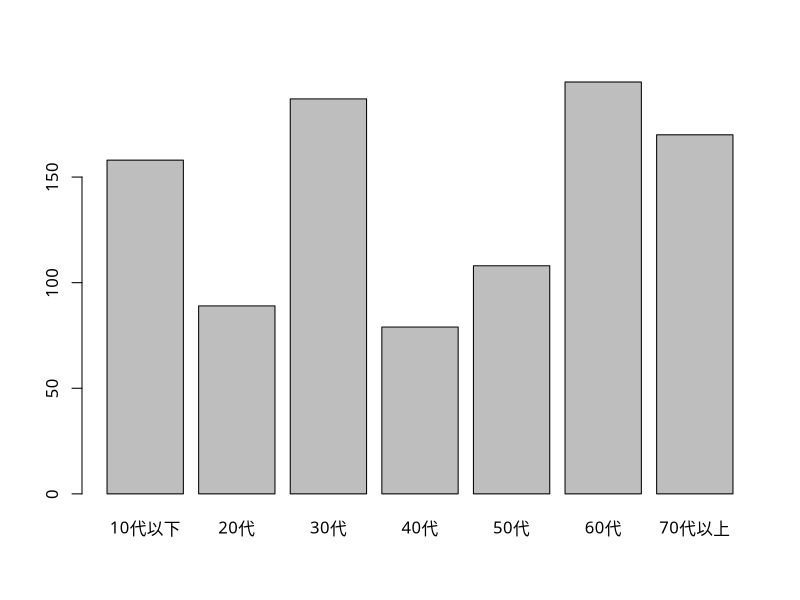
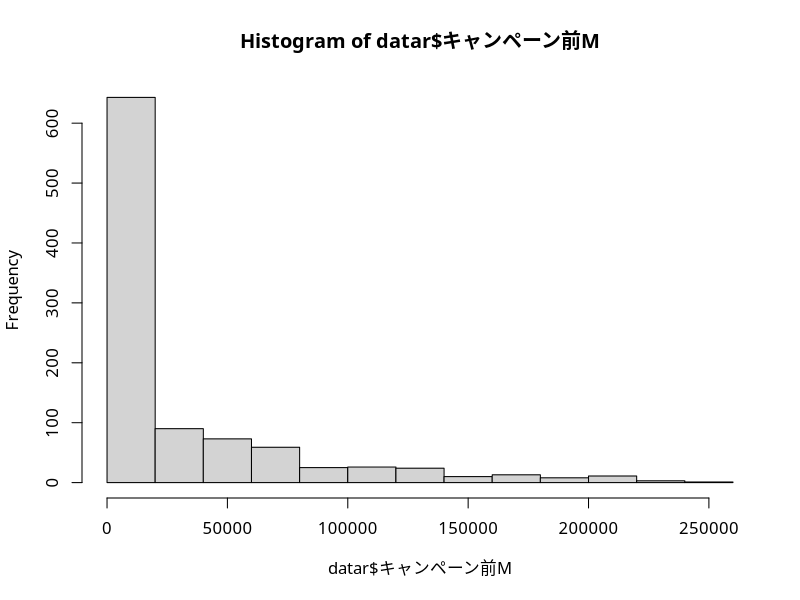
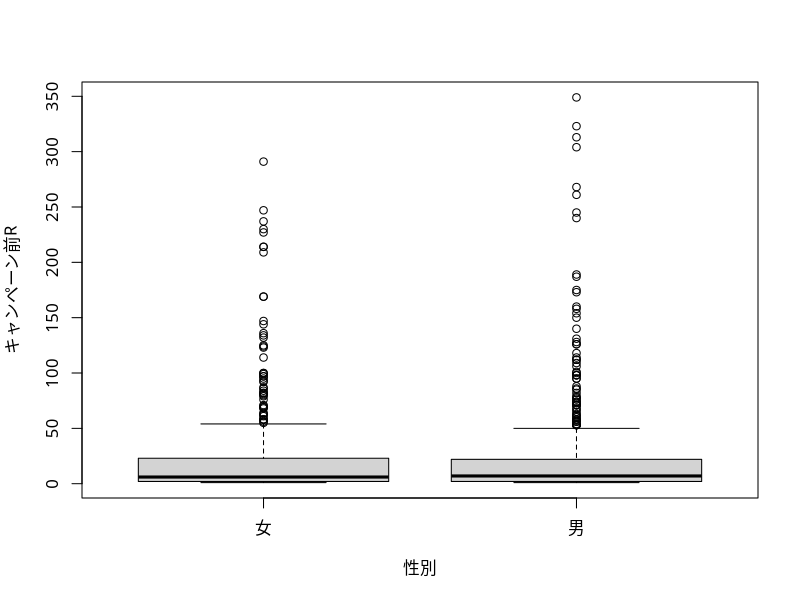
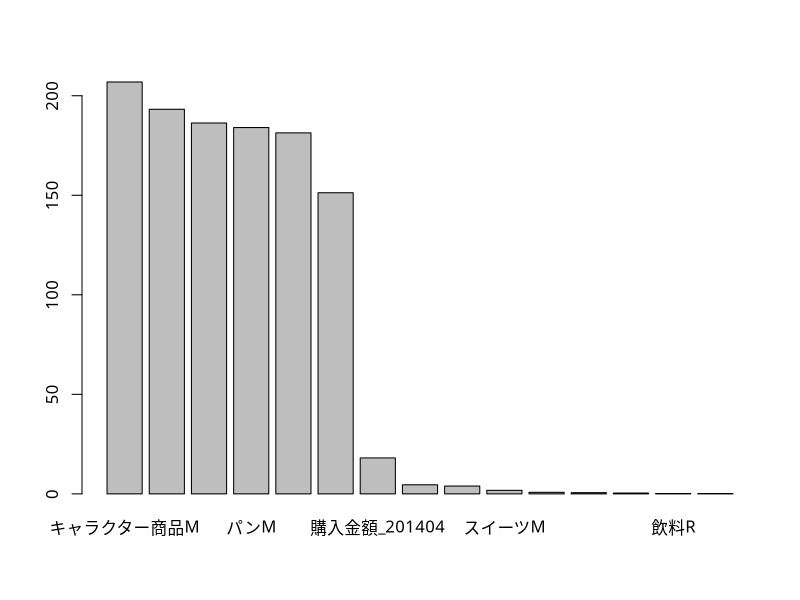
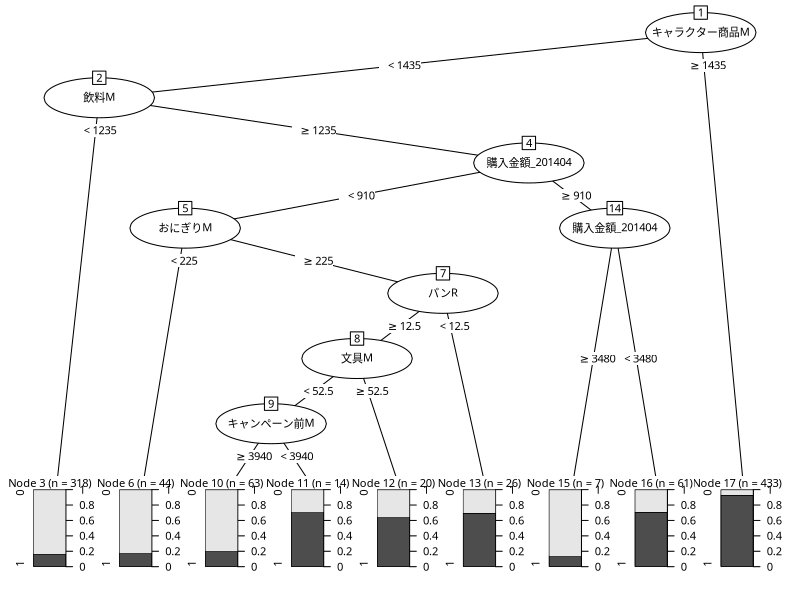
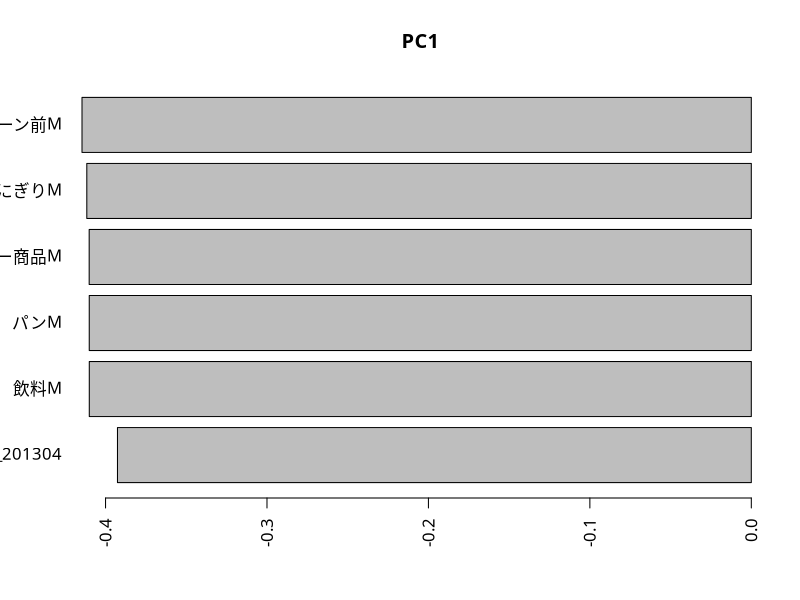
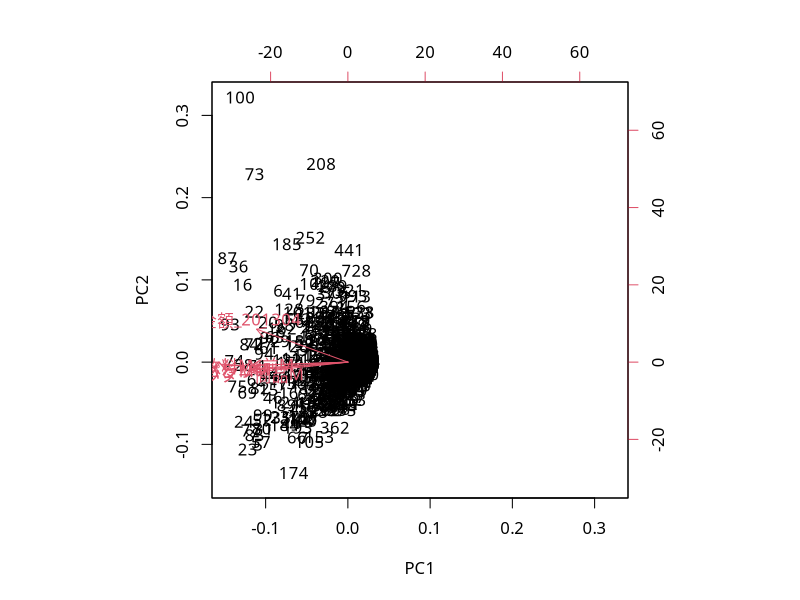
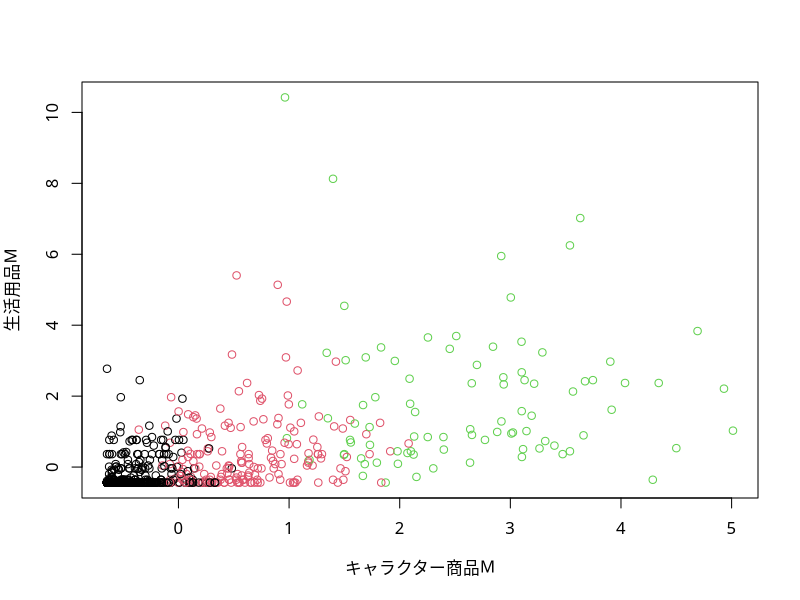

Recreate these plots in R, in order.
datar<-read.csv('data_r.csv',header=T,row.names=1)
str(datar)
table(datar$性別)
table(datar$キャンペーン反応フラグ)

par(family = 'HiraKakuProN-W3')
barplot(table(datar$世代))
hist(datar$キャンペーン前M)
datar$性別<-as.factor(datar$性別)
boxplot(キャンペーン前R~性別,data=datar)

var_result<-var.test(datar$購入金額_201304,datar$購入金額_201404)
var_result
t_test_result<-t.test(datar$購入金額_201304,datar$購入金額_201404)
t_test_result

datar$キャンペーン反応フラグ<-as.factor(datar$キャンペーン反応フラグ)
library(rpart)
tree_result<-rpart(キャンペーン反応フラグ~.,
                   data=datar,
                   method='class',
                   parms=list(split='gini')
                   )
tree_result
summary(tree_result)
tree_result$variable.importance
barplot(tree_result$variable.importance)
library(partykit)
plot(as.party(tree_result),gp=gpar(fontfamily="Hiragino Sans", fontsize=8))

col_selected<-c('キャラクター商品M','キャンペーン前M','飲料M','パンM','おにぎりM','購入金額_201304')
PCAdata<-datar[col_selected]
PCA_result<-prcomp(PCAdata,scale=T)
summary(PCA_result)
barplot(sort(PCA_result$rotation[,1],decreasing=T),las=2,main='PC1',horiz=T)
biplot(PCA_result,choices=c(1,2))
PCA_result$rotation

selected_col<- grep("M$", colnames(datar), value = TRUE)
selected_col<- selected_col[selected_col!= "キャンペーン前M"]
datar_cluster <- datar[selected_col]
str(datar_cluster)
datar_cluster_scaled <- scale(datar_cluster)
set.seed(42)
kmeans_result <- kmeans(datar_cluster_scaled, centers = 3)
kmeans_result
plot(datar_cluster_scaled,col=kmeans_result$cluster)
result_cluster<-kmeans_result$cluster
